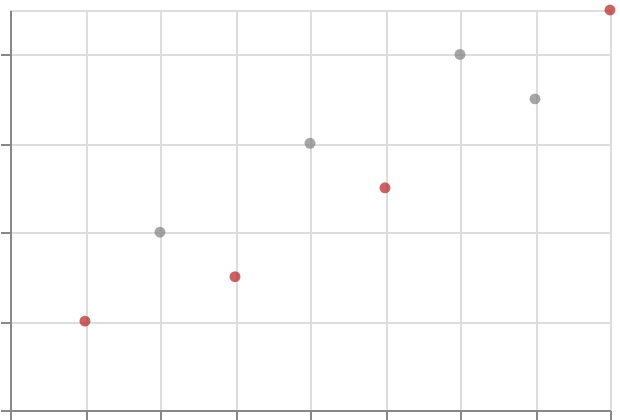

Write a Vega-Lite specification for this figure.
### Vega-Lite specification from a JSON file in a GitHub repository (floating-point values rounded to 4 significant figures)
{"$schema": "https://vega.github.io/schema/vega-lite/v6.json", "padding": 5, "autosize": "none", "width": 300, "height": 200, "data": {"name": "table", "values": [{"c": "A", "g": "p", "x": 1, "y": 2, "v": 5, "t": "2024-01-15", "o": {"v": 3}, "IMDB Rating": 6.1, "d": "x1"}, {"c": "B", "g": "q", "x": 2, "y": 4, "v": 9, "t": "2024-02-20", "o": {"v": 7}, "IMDB Rating": 7.4, "d": "x2"}, {"c": "A", "g": "q", "x": 3, "y": 3, "v": 2, "t": "2024-03-05", "o": {"v": 1}, "IMDB Rating": 5.2, "d": "x1"}, {"c": "C", "g": "p", "x": 4, "y": 6, "v": 7, "t": "2024-05-30", "o": {"v": 4}, "IMDB Rating": 8.8, "d": "x3"}, {"c": "B", "g": "p", "x": 5, "y": 5, "v": 4, "t": "2024-07-11", "o": {"v": 9}, "IMDB Rating": 6.9, "d": "x2"}, {"c": "C", "g": "q", "x": 6, "y": 8, "v": 6, "t": "2024-09-02", "o": {"v": 2}, "IMDB Rating": 7.7, "d": "x3"}, {"c": "A", "g": "p", "x": 7, "y": 7, "v": 8, "t": "2024-11-25", "o": {"v": 5}, "IMDB Rating": 4.4, "d": "x1"}, {"c": "B", "g": "q", "x": 8, "y": 9, "v": 3, "t": "2024-12-31", "o": {"v": 8}, "IMDB Rating": 9.1, "d": "x2"}]}, "mark": {"type": "point", "filled": true}, "encoding": {"x": {"field": "x", "type": "quantitative"}, "y": {"field": "y", "type": "quantitative"}, "color": {"condition": {"test": {"field": "v", "lte": 5}, "value": "firebrick"}, "value": "grey"}}, "description": "lte is inclusive: the row with v = 5 is firebrick"}
